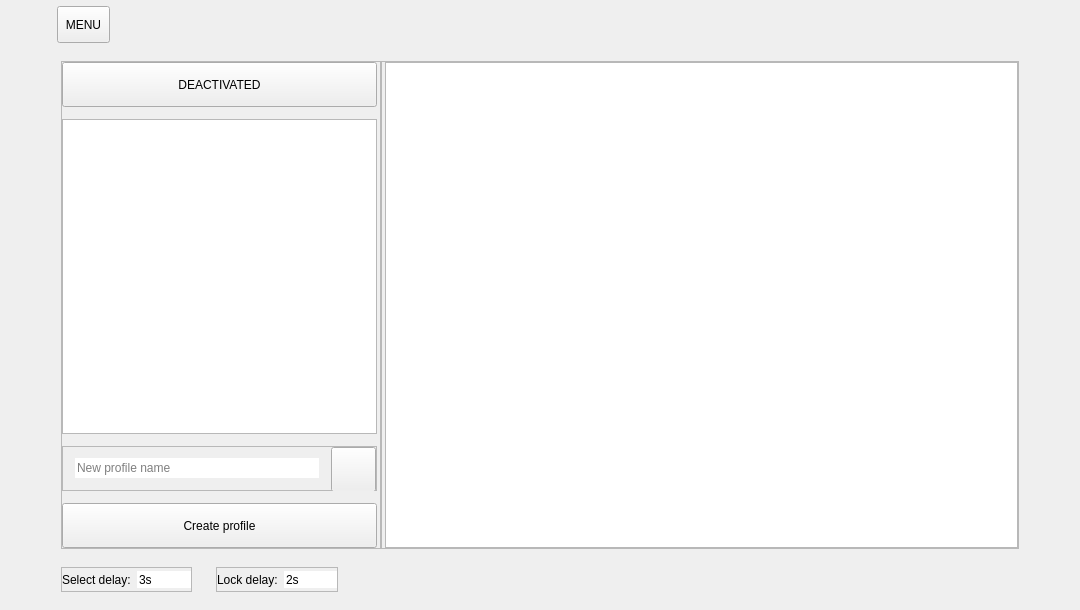
<?xml version="1.0" encoding="UTF-8"?>
<ui version="4.0">
 <class>instalocker_pg</class>
 <widget class="QWidget" name="instalocker_pg">
  <property name="geometry">
   <rect>
    <x>0</x>
    <y>0</y>
    <width>1080</width>
    <height>610</height>
   </rect>
  </property>
  <property name="windowTitle">
   <string>Form</string>
  </property>
  <property name="styleSheet">
   <string notr="true"/>
  </property>
  <widget class="QFrame" name="lock_frm">
   <property name="geometry">
    <rect>
     <x>216</x>
     <y>567</y>
     <width>122</width>
     <height>25</height>
    </rect>
   </property>
   <property name="frameShape">
    <enum>QFrame::StyledPanel</enum>
   </property>
   <property name="frameShadow">
    <enum>QFrame::Raised</enum>
   </property>
   <layout class="QHBoxLayout" name="horizontalLayout_4">
    <property name="spacing">
     <number>6</number>
    </property>
    <property name="leftMargin">
     <number>0</number>
    </property>
    <property name="topMargin">
     <number>0</number>
    </property>
    <property name="rightMargin">
     <number>0</number>
    </property>
    <property name="bottomMargin">
     <number>0</number>
    </property>
    <item>
     <widget class="QLabel" name="lock_lbl">
      <property name="text">
       <string>Lock delay:</string>
      </property>
     </widget>
    </item>
    <item>
     <widget class="QSpinBox" name="lock_spin">
      <property name="cursor">
       <cursorShape>IBeamCursor</cursorShape>
      </property>
      <property name="wrapping">
       <bool>false</bool>
      </property>
      <property name="frame">
       <bool>false</bool>
      </property>
      <property name="buttonSymbols">
       <enum>QAbstractSpinBox::NoButtons</enum>
      </property>
      <property name="suffix">
       <string>s</string>
      </property>
      <property name="prefix">
       <string/>
      </property>
      <property name="maximum">
       <number>30</number>
      </property>
      <property name="value">
       <number>2</number>
      </property>
     </widget>
    </item>
   </layout>
  </widget>
  <widget class="QWidget" name="horizontal_line_bottom" native="true">
   <property name="geometry">
    <rect>
     <x>0</x>
     <y>595</y>
     <width>1080</width>
     <height>3</height>
    </rect>
   </property>
   <property name="styleSheet">
    <string notr="true"/>
   </property>
   <property name="line" stdset="0">
    <bool>true</bool>
   </property>
  </widget>
  <widget class="QFrame" name="select_frm">
   <property name="geometry">
    <rect>
     <x>61</x>
     <y>567</y>
     <width>131</width>
     <height>25</height>
    </rect>
   </property>
   <property name="frameShape">
    <enum>QFrame::StyledPanel</enum>
   </property>
   <property name="frameShadow">
    <enum>QFrame::Raised</enum>
   </property>
   <layout class="QHBoxLayout" name="horizontalLayout_3">
    <property name="spacing">
     <number>6</number>
    </property>
    <property name="leftMargin">
     <number>0</number>
    </property>
    <property name="topMargin">
     <number>0</number>
    </property>
    <property name="rightMargin">
     <number>0</number>
    </property>
    <property name="bottomMargin">
     <number>0</number>
    </property>
    <item>
     <widget class="QLabel" name="select_lbl">
      <property name="text">
       <string>Select delay:</string>
      </property>
     </widget>
    </item>
    <item>
     <widget class="QSpinBox" name="select_spin">
      <property name="cursor">
       <cursorShape>IBeamCursor</cursorShape>
      </property>
      <property name="frame">
       <bool>false</bool>
      </property>
      <property name="buttonSymbols">
       <enum>QAbstractSpinBox::NoButtons</enum>
      </property>
      <property name="suffix">
       <string>s</string>
      </property>
      <property name="maximum">
       <number>30</number>
      </property>
      <property name="value">
       <number>3</number>
      </property>
     </widget>
    </item>
   </layout>
  </widget>
  <widget class="QFrame" name="main_frm">
   <property name="geometry">
    <rect>
     <x>61</x>
     <y>61</y>
     <width>958</width>
     <height>488</height>
    </rect>
   </property>
   <property name="frameShape">
    <enum>QFrame::StyledPanel</enum>
   </property>
   <property name="frameShadow">
    <enum>QFrame::Raised</enum>
   </property>
   <widget class="QFrame" name="left_frm">
    <property name="geometry">
     <rect>
      <x>0</x>
      <y>0</y>
      <width>320</width>
      <height>488</height>
     </rect>
    </property>
    <property name="minimumSize">
     <size>
      <width>320</width>
      <height>488</height>
     </size>
    </property>
    <property name="frameShape">
     <enum>QFrame::StyledPanel</enum>
    </property>
    <property name="frameShadow">
     <enum>QFrame::Raised</enum>
    </property>
    <layout class="QVBoxLayout" name="verticalLayout_3">
     <property name="spacing">
      <number>12</number>
     </property>
     <property name="leftMargin">
      <number>0</number>
     </property>
     <property name="topMargin">
      <number>0</number>
     </property>
     <property name="rightMargin">
      <number>3</number>
     </property>
     <property name="bottomMargin">
      <number>0</number>
     </property>
     <item>
      <widget class="PrimaryCheckBoxQPushButton" name="start_stop_btn">
       <property name="minimumSize">
        <size>
         <width>0</width>
         <height>45</height>
        </size>
       </property>
       <property name="text">
        <string>DEACTIVATED</string>
       </property>
      </widget>
     </item>
     <item>
      <widget class="QListWidget" name="profile_list_lw">
       <property name="styleSheet">
        <string notr="true"/>
       </property>
       <property name="verticalScrollBarPolicy">
        <enum>Qt::ScrollBarAlwaysOff</enum>
       </property>
       <property name="horizontalScrollBarPolicy">
        <enum>Qt::ScrollBarAlwaysOff</enum>
       </property>
       <property name="verticalScrollMode">
        <enum>QAbstractItemView::ScrollPerPixel</enum>
       </property>
       <property name="horizontalScrollMode">
        <enum>QAbstractItemView::ScrollPerPixel</enum>
       </property>
       <property name="spacing">
        <number>0</number>
       </property>
      </widget>
     </item>
     <item>
      <widget class="QFrame" name="add_profile_frm">
       <property name="minimumSize">
        <size>
         <width>0</width>
         <height>45</height>
        </size>
       </property>
       <property name="maximumSize">
        <size>
         <width>16777215</width>
         <height>45</height>
        </size>
       </property>
       <property name="frameShape">
        <enum>QFrame::StyledPanel</enum>
       </property>
       <property name="frameShadow">
        <enum>QFrame::Raised</enum>
       </property>
       <layout class="QHBoxLayout" name="horizontalLayout">
        <property name="spacing">
         <number>12</number>
        </property>
        <property name="leftMargin">
         <number>12</number>
        </property>
        <property name="topMargin">
         <number>0</number>
        </property>
        <property name="rightMargin">
         <number>0</number>
        </property>
        <property name="bottomMargin">
         <number>0</number>
        </property>
        <item>
         <widget class="QLineEdit" name="new_profile_name_ledt">
          <property name="text">
           <string/>
          </property>
          <property name="frame">
           <bool>false</bool>
          </property>
          <property name="placeholderText">
           <string>New profile name</string>
          </property>
          <property name="clearButtonEnabled">
           <bool>false</bool>
          </property>
         </widget>
        </item>
        <item>
         <widget class="QToolButton" name="add_profile_btn">
          <property name="minimumSize">
           <size>
            <width>45</width>
            <height>45</height>
           </size>
          </property>
          <property name="maximumSize">
           <size>
            <width>16777215</width>
            <height>16777215</height>
           </size>
          </property>
          <property name="styleSheet">
           <string notr="true"/>
          </property>
          <property name="text">
           <string/>
          </property>
          <property name="icon">
           <iconset resource="../../../resources/images.qrc">
            <normaloff>:/icons/icons/plus.png</normaloff>:/icons/icons/plus.png</iconset>
          </property>
          <property name="iconSize">
           <size>
            <width>12</width>
            <height>12</height>
           </size>
          </property>
         </widget>
        </item>
       </layout>
      </widget>
     </item>
     <item>
      <widget class="SecondaryCheckBoxQPushButton" name="create_profile_btn">
       <property name="minimumSize">
        <size>
         <width>0</width>
         <height>45</height>
        </size>
       </property>
       <property name="text">
        <string>Create profile</string>
       </property>
      </widget>
     </item>
    </layout>
   </widget>
   <widget class="QFrame" name="right_frm">
    <property name="geometry">
     <rect>
      <x>320</x>
      <y>0</y>
      <width>638</width>
      <height>488</height>
     </rect>
    </property>
    <property name="minimumSize">
     <size>
      <width>638</width>
      <height>488</height>
     </size>
    </property>
    <property name="frameShape">
     <enum>QFrame::StyledPanel</enum>
    </property>
    <property name="frameShadow">
     <enum>QFrame::Raised</enum>
    </property>
    <layout class="QHBoxLayout" name="horizontalLayout_2">
     <property name="spacing">
      <number>0</number>
     </property>
     <property name="leftMargin">
      <number>3</number>
     </property>
     <property name="topMargin">
      <number>0</number>
     </property>
     <property name="rightMargin">
      <number>0</number>
     </property>
     <property name="bottomMargin">
      <number>0</number>
     </property>
     <item>
      <widget class="QListWidget" name="profile_info_lw">
       <property name="verticalScrollBarPolicy">
        <enum>Qt::ScrollBarAlwaysOff</enum>
       </property>
       <property name="horizontalScrollBarPolicy">
        <enum>Qt::ScrollBarAlwaysOff</enum>
       </property>
       <property name="verticalScrollMode">
        <enum>QAbstractItemView::ScrollPerPixel</enum>
       </property>
       <property name="horizontalScrollMode">
        <enum>QAbstractItemView::ScrollPerPixel</enum>
       </property>
      </widget>
     </item>
    </layout>
   </widget>
  </widget>
  <widget class="TopOptionQToolButton" name="menu_btn">
   <property name="geometry">
    <rect>
     <x>57</x>
     <y>6</y>
     <width>53</width>
     <height>37</height>
    </rect>
   </property>
   <property name="styleSheet">
    <string notr="true"/>
   </property>
   <property name="text">
    <string>MENU</string>
   </property>
   <property name="icon">
    <iconset resource="../../../resources/images.qrc">
     <normaloff>:/icons/icons/losangle.png</normaloff>:/icons/icons/losangle.png</iconset>
   </property>
   <property name="iconSize">
    <size>
     <width>9</width>
     <height>9</height>
    </size>
   </property>
   <property name="toolButtonStyle">
    <enum>Qt::ToolButtonTextUnderIcon</enum>
   </property>
   <property name="autoRaise">
    <bool>false</bool>
   </property>
  </widget>
  <widget class="QWidget" name="horizontal_line_top" native="true">
   <property name="geometry">
    <rect>
     <x>0</x>
     <y>12</y>
     <width>1080</width>
     <height>3</height>
    </rect>
   </property>
   <property name="styleSheet">
    <string notr="true"/>
   </property>
   <property name="line" stdset="0">
    <bool>true</bool>
   </property>
  </widget>
 </widget>
 <customwidgets>
  <customwidget>
   <class>TopOptionQToolButton</class>
   <extends>QToolButton</extends>
   <header>custom/topoptionqtoolbutton.h</header>
  </customwidget>
  <customwidget>
   <class>PrimaryCheckBoxQPushButton</class>
   <extends>QPushButton</extends>
   <header>custom/primarycheckboxqpushbutton.h</header>
  </customwidget>
  <customwidget>
   <class>SecondaryCheckBoxQPushButton</class>
   <extends>QPushButton</extends>
   <header>custom/secondarycheckboxqpushbutton.h</header>
  </customwidget>
 </customwidgets>
 <resources>
  <include location="../../../resources/images.qrc"/>
 </resources>
 <connections/>
</ui>
